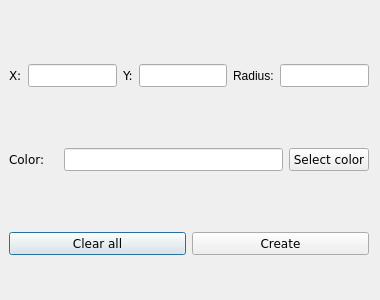
<?xml version="1.0" encoding="UTF-8"?>
<ui version="4.0">
 <class>AddDataForm</class>
 <widget class="QDialog" name="AddDataForm">
  <property name="geometry">
   <rect>
    <x>0</x>
    <y>0</y>
    <width>380</width>
    <height>300</height>
   </rect>
  </property>
  <property name="windowTitle">
   <string>Dialog</string>
  </property>
  <widget class="QWidget" name="gridLayoutWidget">
   <property name="geometry">
    <rect>
     <x>9</x>
     <y>9</y>
     <width>360</width>
     <height>302</height>
    </rect>
   </property>
   <layout class="QGridLayout" name="gridLayout">
    <item row="2" column="0">
     <layout class="QHBoxLayout" name="horizontalLayout_4">
      <item>
       <layout class="QHBoxLayout" name="horizontalLayout_5">
        <item>
         <widget class="QPushButton" name="pushButton">
          <property name="font">
           <font>
            <family>Verdana</family>
           </font>
          </property>
          <property name="text">
           <string>Clear all</string>
          </property>
         </widget>
        </item>
        <item>
         <widget class="QPushButton" name="pushButton_3">
          <property name="font">
           <font>
            <family>Verdana</family>
           </font>
          </property>
          <property name="text">
           <string>Create</string>
          </property>
         </widget>
        </item>
       </layout>
      </item>
     </layout>
    </item>
    <item row="1" column="0">
     <layout class="QHBoxLayout" name="horizontalLayout_2">
      <item>
       <widget class="QLabel" name="label_6">
        <property name="font">
         <font>
          <family>Verdana</family>
         </font>
        </property>
        <property name="text">
         <string>Color:</string>
        </property>
       </widget>
      </item>
      <item>
       <widget class="QLabel" name="label_4">
        <property name="text">
         <string/>
        </property>
       </widget>
      </item>
      <item>
       <widget class="QLineEdit" name="lineEdit_4">
        <property name="font">
         <font>
          <family>Verdana</family>
         </font>
        </property>
       </widget>
      </item>
      <item>
       <widget class="QPushButton" name="pushButton_2">
        <property name="font">
         <font>
          <family>Verdana</family>
         </font>
        </property>
        <property name="text">
         <string>Select color</string>
        </property>
       </widget>
      </item>
     </layout>
    </item>
    <item row="0" column="0">
     <layout class="QHBoxLayout" name="horizontalLayout">
      <item>
       <widget class="QLabel" name="label">
        <property name="font">
         <font>
          <family>Verdana</family>
         </font>
        </property>
        <property name="text">
         <string>X:</string>
        </property>
       </widget>
      </item>
      <item>
       <widget class="QLineEdit" name="lineEdit">
        <property name="font">
         <font>
          <family>Verdana</family>
         </font>
        </property>
       </widget>
      </item>
      <item>
       <widget class="QLabel" name="label_2">
        <property name="font">
         <font>
          <family>Verdana</family>
         </font>
        </property>
        <property name="text">
         <string>Y:</string>
        </property>
       </widget>
      </item>
      <item>
       <widget class="QLineEdit" name="lineEdit_2">
        <property name="font">
         <font>
          <family>Verdana</family>
         </font>
        </property>
       </widget>
      </item>
      <item>
       <widget class="QLabel" name="label_3">
        <property name="text">
         <string>Radius:</string>
        </property>
       </widget>
      </item>
      <item>
       <widget class="QLineEdit" name="lineEdit_3">
        <property name="font">
         <font>
          <family>Verdana</family>
         </font>
        </property>
       </widget>
      </item>
     </layout>
    </item>
   </layout>
  </widget>
 </widget>
 <resources/>
 <connections/>
</ui>
